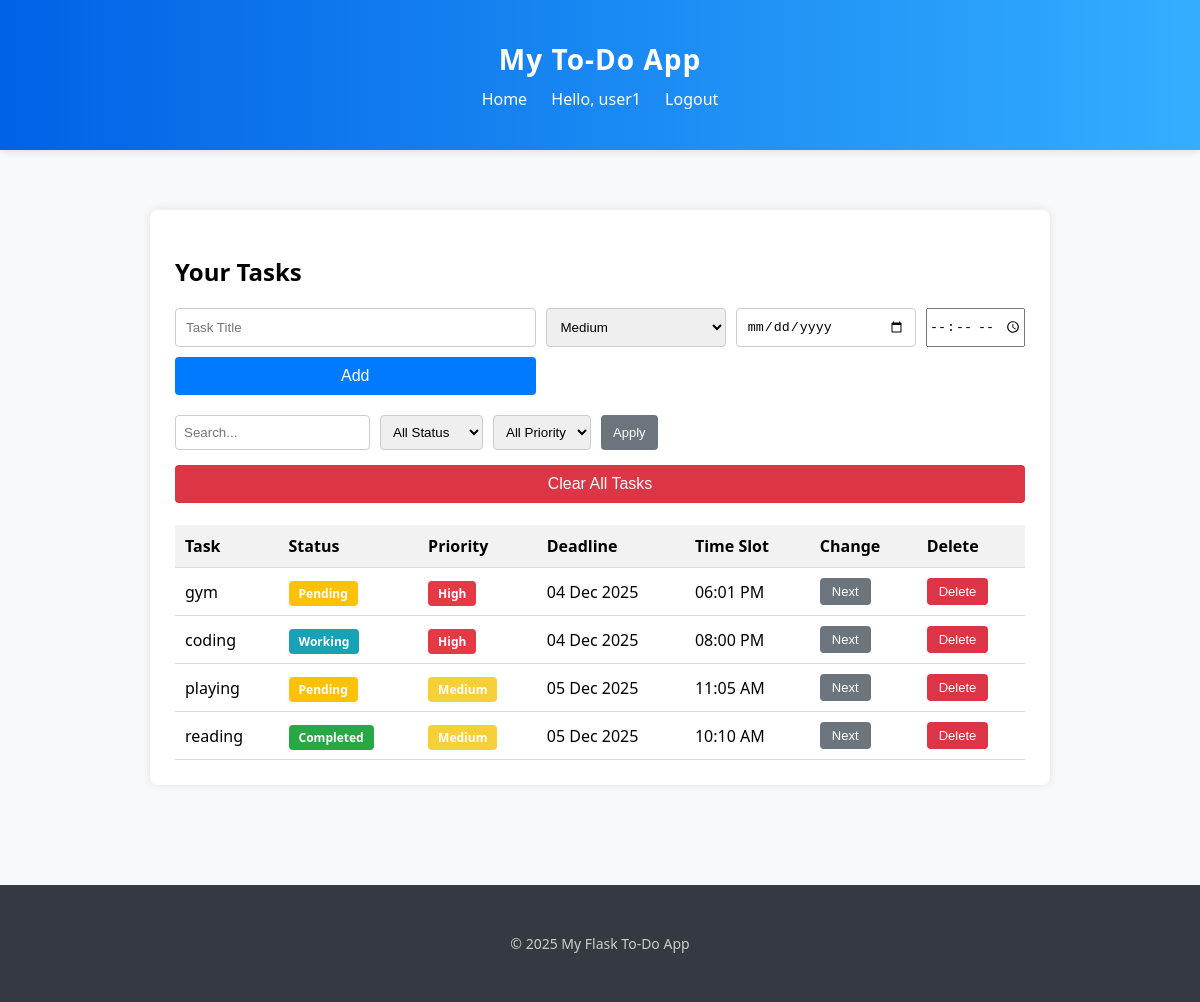
Screenshot of / (signed in) with the database file from the repository.
### app/models.py (models this page shows, shortened)
class User(UserMixin, db.Model):
    id = db.Column(db.Integer, primary_key=True)
    username = db.Column(db.String(80), unique=True, nullable=False)
    password_hash = db.Column(db.String(200), nullable=False)
    tasks = db.relationship('Task', backref='user', lazy=True)

class Task(db.Model):
    id = db.Column(db.Integer, primary_key=True)
    title = db.Column(db.String(100), nullable=False)
    status = db.Column(db.String(20), default="Pending")  # Pending / Working / Completed
    priority = db.Column(db.String(20), default="Medium")  # Low / Medium / High
    deadline = db.Column(db.Date, nullable=True)
    time_slot = db.Column(db.Time, nullable=True)
    created_at = db.Column(db.DateTime, default=datetime.utcnow)
    user_id = db.Column(db.Integer, db.ForeignKey('user.id'), nullable=False)

### app/routes/tasks.py (the view)
@tasks_bp.route('/')
@login_required
def view_tasks():
    status_filter = request.args.get('status', 'all')
    priority_filter = request.args.get('priority', 'all')
    search = request.args.get('q', '').strip()
    query = Task.query.filter_by(user_id=current_user.id)
    if status_filter != 'all':
        query = query.filter_by(status=status_filter)
    if priority_filter != 'all':
        query = query.filter_by(priority=priority_filter)
    if search:
        query = query.filter(Task.title.ilike(f'%{search}%'))
    tasks = query.order_by(Task.created_at.desc()).all()
    return render_template(
        'tasks.html',
        tasks=tasks,
        status_filter=status_filter,
        priority_filter=priority_filter,
        search=search
    )

### app/models.py (called while the page is built)
@login_manager.user_loader
def load_user(user_id):
    return User.query.get(int(user_id))

### app/templates/tasks.html (shortened to what this page needs)
{% extends "base.html" %}
{% block content %}
<div class="task-box">
    <h2>Your Tasks</h2>
    <form action="{{ url_for('tasks.add_task') }}" method="post" class="task-form">
        <input type="text" name="title" placeholder="Task Title" required>
        <select name="priority">
            <option value="Medium" selected>Medium</option>
        </select>
        <input type="date" name="deadline">
        <input type="time" name="time_slot" placeholder="HH:MM">
        <button type="submit" class="btn">Add</button>
    </form>
    <form method="GET" action="{{ url_for('tasks.view_tasks') }}" class="filter-form">
        <input type="text" name="q" placeholder="Search..." value="{{ search or '' }}">
        <select name="status" onchange="this.form.submit()">
            <option value="all"      {% if status_filter == 'all' %}selected{% endif %}>All Status</option>
        </select>
        <select name="priority" onchange="this.form.submit()">
            <option value="all"      {% if priority_filter == 'all' %}selected{% endif %}>All Priority</option>
        </select>
        <button type="submit" class="btn-small">Apply</button>
    </form>
    {% if tasks %}
    <form method="POST" action="{{ url_for('tasks.clear_tasks') }}">
        <button type="submit" class="btn btn-clear">Clear All Tasks</button>
    </form>
    <br>
    <table class="task-table">
        <thead>
        <tr>
            <th>Task</th>
            <th>Status</th>
            <th>Priority</th>
            <th>Deadline</th>
            <th>Time Slot</th>
            <th>Change</th>
            <th>Delete</th>
        </tr>
        </thead>
        <tbody>
        {% for task in tasks %}
            <tr>
                <td>{{ task.title }}</td>
                <td>
                    <span class="badge
                        {% if task.status == 'Pending' %} badge-pending
                        {% elif task.status == 'Working' %} badge-working
                        {% elif task.status == 'Completed' %} badge-done
                        {% endif %}
                    ">
                        {{ task.status }}
                    </span>
                </td>
                <td>
                    <span class="badge
                        {% if task.priority == 'Low' %} badge-low
                        {% elif task.priority == 'Medium' %} badge-medium
                        {% else %} badge-high
                        {% endif %}
                    ">
                        {{ task.priority }}
                    </span>
                </td>
                <td>
                    {% if task.deadline %}
                        {{ task.deadline.strftime('%d %b %Y') }}
                    {% else %}
                        -
                    {% endif %}
                </td>
                <td>
                    {% if task.time_slot %}
                        {{ task.time_slot.strftime('%I:%M %p') }}
                    {% endif %}
                </td>
                <td>
                    <form action="{{ url_for('tasks.toggle_status', task_id=task.id) }}" method="POST">
                        <button class="btn-small" type="submit">Next</button>
                    </form>
                </td>
                <td>
                    <form action="{{ url_for('tasks.delete_task', task_id=task.id) }}" method="POST">
                        <button class="btn-small btn-delete" type="submit">Delete</button>
                    </form>
                </td>
            </tr>
        {% endfor %}
        </tbody>
    </table>
    {% else %}
        <p>No tasks available. Add a new task above.</p>
    {% endif %}
</div>
{% endblock %}

### app/templates/base.html (shortened to what this page needs)
<!DOCTYPE html>
<html>
<head>
    <link rel="stylesheet" href="{{ url_for('static', filename='css/style.css') }}">
</head>
<body>
<header>
    <div class="container">
        <h1>My To-Do App</h1>
        <nav>
            <a href="{{ url_for('tasks.view_tasks') }}">Home</a>
            {% if current_user.is_authenticated %}
                <span class="nav-username">Hello, {{ current_user.username }}</span>
                <a href="{{ url_for('auth.logout') }}">Logout</a>
            {% else %}
                <a href="{{ url_for('auth.login') }}">Login</a>
                <a href="{{ url_for('auth.register') }}">Register</a>
            {% endif %}
        </nav>
    </div>
</header>
<main>
    <div class="container">
        {% block content %}{% endblock %}
    </div>
</main>
<footer>
    <div class="container">
        <p>&copy; {{ current_year }} My Flask To-Do App</p>
    </div>
</footer>
</body>
</html>

### app/static/CSS/style.css (style rules this page uses)
body { margin: 0; font-family: 'Segoe UI', Tahoma, Geneva, Verdana, sans-serif; background: #f8f9fa; }
.container { max-width: 900px; margin: auto; padding: 20px; }
header { background: linear-gradient(to right, #0062E6, #33AEFF); color: white; padding: 20px 0; box-shadow: 0 2px 8px rgba(0,0,0,0.1); }
header h1 { margin: 0; text-align: center; font-size: 28px; letter-spacing: 1px; }
nav { margin-top: 10px; text-align: center; }
nav a, .nav-username { color: white; text-decoration: none; margin: 0 10px; font-weight: 500; }
.btn { background: #007bff; color: white; border: none; padding: 10px; width: 100%; font-size: 16px; border-radius: 4px; cursor: pointer; }
.btn-small { padding: 6px 12px; font-size: 13px; border: none; border-radius: 4px; cursor: pointer; background: #6c757d; color: #fff; }
.btn-clear { background: #dc3545; color: #fff; }
.btn-delete { background: #dc3545; }
.task-box { max-width: 900px; margin: 40px auto; background: white; padding: 25px; border-radius: 8px; box-shadow: 0 0 10px rgba(0,0,0,0.1); }
.task-form { display: grid; grid-template-columns: 2fr 1fr 1fr auto; gap: 10px; margin-bottom: 20px; }
.task-form input[type="text"], .task-form input[type="date"], .task-form select { padding: 10px; border-radius: 4px; border: 1px solid #ccc; box-sizing: border-box; }
.filter-form { display: flex; gap: 10px; margin-bottom: 15px; flex-wrap: wrap; }
.filter-form input[type="text"], .filter-form select { padding: 8px; border-radius: 4px; border: 1px solid #ccc; }
.task-table { width: 100%; border-collapse: collapse; }
.task-table th, .task-table td { padding: 10px; border-bottom: 1px solid #ddd; text-align: left; }
.task-table th { background: #f2f2f2; }
.badge { padding: 4px 10px; border-radius: 4px; color: #fff; font-size: 12px; font-weight: bold; }
.badge-pending { background: #ffc107; }
.badge-working { background: #17a2b8; }
.badge-done { background: #28a745; }
.badge-medium { background: #f7d038; }
.badge-high { background: #e63946; }
footer { background: #343a40; color: #ccc; text-align: center; padding: 15px 0; margin-top: 40px; font-size: 14px; }

### rows the page displays
User: username "user1"
Task: title "gym", status "Pending", priority "High", deadline "04 Dec 2025", time_slot "06:01 PM"
Task: title "coding", status "Working", priority "High", deadline "04 Dec 2025", time_slot "08:00 PM"
Task: title "playing", status "Pending", priority "Medium", deadline "05 Dec 2025", time_slot "11:05 AM"
Task: title "reading", status "Completed", priority "Medium", deadline "05 Dec 2025", time_slot "10:10 AM"

### other values shown
{{ current_year }} "2025"
